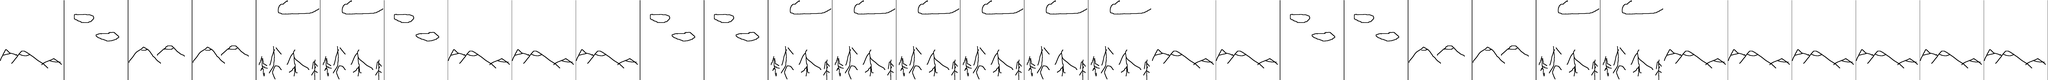

A 2D game scene composited from a Tiled map and its tileset images. What follows is a short description and the map's XML, with each tile layer's data collapsed to a summary:
An orthogonal 32x1 tile map with 512x640 px tiles, 1 tile layer (Слой тайлов 1).

<map version="1.0" orientation="orthogonal" width="32" height="1" tilewidth="512" tileheight="640">
 <tileset firstgid="1" name="background_far" tilewidth="512" tileheight="640">
  <image source="texture/background_far.png" width="2048" height="640" />
 </tileset>
 <layer name="Слой тайлов 1" width="32" height="1">
  <data>[32 cells, 32 non-empty, 4 distinct tile ids]</data>
 </layer>
</map>